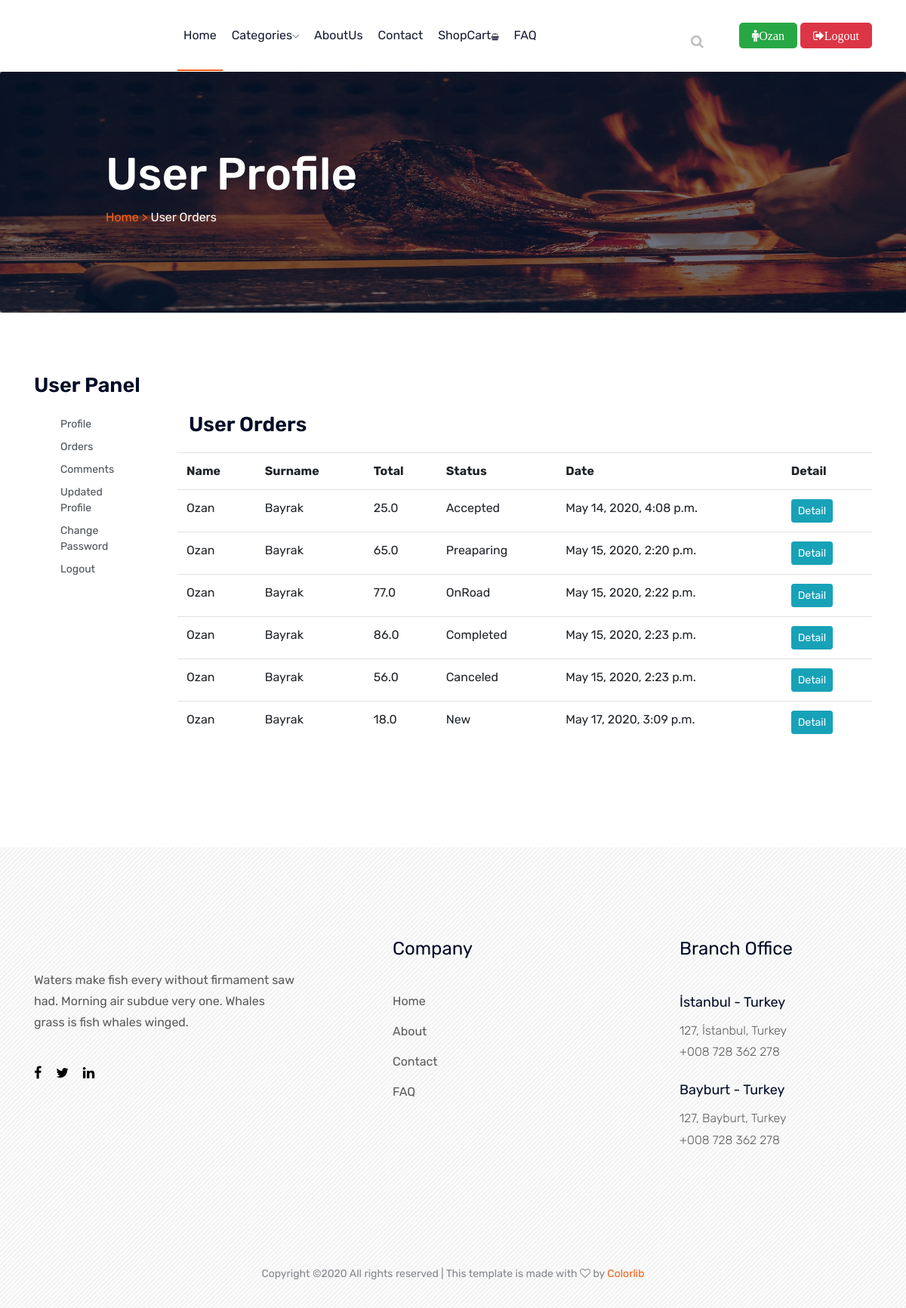
Screenshot of /user/orders/ (signed in) with the database file from the repository.
### order/models.py (models this page shows, shortened)
class Order(models.Model):
    STATUS = (
        ('New','New'),
        ('Accepted','Accepted'),
        ('Preaparing','Preaparing'),
        ('OnRoad','OnRoad'),
        ('Completed','Completed'),
        ('Canceled', 'Canceled'),
    )
    user = models.ForeignKey(User, on_delete=models.SET_NULL, null=True)
    code = models.CharField(max_length=5,editable=False)
    first_name = models.CharField(max_length=20)
    last_name = models.CharField(max_length=20)
    phone = models.CharField(max_length=20,blank=True)
    address = models.CharField(max_length=20, blank=True)
    total = models.FloatField()
    status = models.CharField(max_length=10, choices=STATUS, default='New')
    ip = models.CharField(blank=True, max_length=20)
    adminnote = models.CharField(blank=True,max_length=100)
    create_at = models.DateTimeField(auto_now_add=True)
    update_at = models.DateTimeField(auto_now=True)

### user/views.py (the view)
# urls.py: path('orders/', views.orders, name='orders'),
@login_required(login_url='/login') #check login
def orders(request):
    category = Category.objects.all()
    current_user = request.user  # access user info
    orders = Order.objects.filter(user_id=current_user.id)
    context = {
        'category': category,
        'orders': orders,
    }
    return render(request,'user_orders.html',context)

### user/templates/user_orders.html (shortened to what this page needs)
{% extends "homebase.html" %}
{% block content %}
    <section class="breadcrumb breadcrumb_bg banner-bg-1 overlay2 ptb200">
        <div class="container">
            <div class="row">
                <div class="col-lg-7 offset-lg-1">
                    <div class="breadcrumb_iner">
                        <div class="breadcrumb_iner_item">
                            <h2>User Profile</h2>
                            <p> <a href="/">Home ></a> User Orders</p>
                        </div>
                    </div>
                </div>
            </div>
        </div>
    </section>
    <section class="contact-section">
        <div class="container">
            <div class="d-none d-sm-block mb-5 pb-4">
                <div class="row">
                    <div class="col-12">
                        <h2 class="contact-title">User Panel</h2>
                    </div>
                    <div class="col-lg-2">
                        {% include "user_panel.html" %}
                    </div>
                    <div class="col-lg-10">
                        <div class="col-12">
                            <h2 class="contact-title">User Orders</h2>
                        </div>
                        <table class="table">
                            <tr>
                                <th>Name</th>
                                <th>Surname</th>
                                <th>Total</th>
                                <th>Status</th>
                                <th>Date</th>
                                <th>Detail</th>
                            </tr>
                            {% for rs in orders %}
                                <tr>
                                    <td>{{ rs.first_name }}</td>
                                    <td>{{ rs.last_name }}</td>
                                    <td>{{ rs.total }}</td>
                                    <td>{{ rs.status }}</td>
                                    <td>{{ rs.create_at }}</td>
                                    <td><a href="/user/orderdetail/{{ rs.id }}" class="btn btn-sm btn-info">Detail</a> </td>
                                </tr>
                            {% endfor %}
                        </table>
                    </div>
                </div>
            </div>
    </section>
{% endblock %}

### home/templates/header.html (shortened to what this page needs)
{% load static %}
<link rel="stylesheet" href="https://ajax.googleapis.com/ajax/libs/jqueryui/1.11.4/themes/smoothness/jquery-ui.css">
<header>
    <div class="header-area ">
        <div id="sticky-header" class="main-header-area white-bg">
            <div class="container">
                <div class="row align-items-center">
                    <div class="col-xl-2 col-lg-2">
                        <div class="logo-img">
                        </div>
                    </div>
                    <div class="col-xl-7 col-lg-7">
                        <div class="main-menu d-none d-lg-block">
                            <nav>
                                <ul id="navigation">
                                    <li><a class="active" href="/">Home</a></li>
                                    <li><a href="#">Categories<i class="ti-angle-down"></i></a>
                                        {% load mptt_tags %}
                                    </li>
                                    <li><a href="/aboutus">AboutUs</a></li>
                                    <li><a href="/contact">Contact</a></li>
                                    <li><a href="/shopcart/">ShopCart<i class="fa fa-sm fa-shopping-basket"></i>
                                        </a></li>
                                    <li><a href="/faq">FAQ</a></li>
                                </ul>
                            </nav>
                        </div>
                    </div>
                    <div class="col-xl-3 col-lg-3">
                        <div class="quote-area">
                            <div class="search-bar">
                                <a id="search_1" href="javascript:void(0)"><i class="fa fa-search"></i></a>
                            </div>
                            {% if user.id is not None %}
                                <div class="get-quote d-none d-lg-block">
                                    <a  class="btn fa fa-male btn-success btn-lg" href="/user_profile">{{user.first_name}}</a>
                                    <a  class="btn btn-danger fa fa-sign-out btn-lg" href="/logout/">Logout</a>
                                </div>
                            {% else %}
                                <div class="get-quote d-none d-lg-block">
                                    <a class="btn btn-success"  href="/login/">Login</a>
                                    <a class="btn btn-primary"  href="/join/">JoinUs</a>
                                </div>
                            {% endif %}
                        </div>
                    </div>
                    <div class="col-12">
                    </div>
                </div>
            </div>
        </div>
    </div>
</header>

### user/templates/user_orders.html (style rules this page uses)
.banner-bg-1 { background-image: url("../../uploads/images/banner.jpg"); }

### rows the page displays
Order: first_name "Ozan", last_name "Bayrak", total "25.0", status "Accepted", create_at "May 14, 2020, 4:08 p.m."
Order: first_name "Ozan", last_name "Bayrak", total "65.0", status "Preaparing", create_at "May 15, 2020, 2:20 p.m."
Order: first_name "Ozan", last_name "Bayrak", total "77.0", status "OnRoad", create_at "May 15, 2020, 2:22 p.m."
Order: first_name "Ozan", last_name "Bayrak", total "86.0", status "Completed", create_at "May 15, 2020, 2:23 p.m."
Order: first_name "Ozan", last_name "Bayrak", total "56.0", status "Canceled", create_at "May 15, 2020, 2:23 p.m."
Order: first_name "Ozan", last_name "Bayrak", total "18.0", status "New", create_at "May 17, 2020, 3:09 p.m."

### other values shown
{{ user.first_name }} "Ozan"
